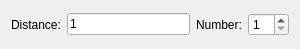
<?xml version="1.0" encoding="UTF-8"?>
<ui version="4.0">
 <class>CircleConcentric</class>
 <widget class="QWidget" name="CircleConcentric">
  <property name="geometry">
   <rect>
    <x>0</x>
    <y>0</y>
    <width>300</width>
    <height>49</height>
   </rect>
  </property>
  <layout class="QHBoxLayout">
   <item>
    <widget class="QLabel" name="label">
     <property name="text">
      <string>Distance:</string>
     </property>
     <property name="buddy">
      <cstring>Distance</cstring>
     </property>
     <property name="Shortcut" stdset="0">
      <string>,, D</string>
     </property>
    </widget>
   </item>
   <item>
    <widget class="RMathLineEdit" name="Distance">
     <property name="text">
      <string notr="true">1</string>
     </property>
     <property name="angle" stdset="0">
      <bool>false</bool>
     </property>
     <property name="defaultUnit" stdset="0">
      <number>0</number>
     </property>
    </widget>
   </item>
   <item>
    <widget class="QLabel" name="label_2">
     <property name="text">
      <string>Number:</string>
     </property>
     <property name="buddy">
      <cstring>Number</cstring>
     </property>
     <property name="Shortcut" stdset="0">
      <string>,, N</string>
     </property>
    </widget>
   </item>
   <item>
    <widget class="QSpinBox" name="Number">
     <property name="minimum">
      <number>1</number>
     </property>
    </widget>
   </item>
  </layout>
 </widget>
 <customwidgets>
  <customwidget>
   <class>RMathLineEdit</class>
   <extends>QLineEdit</extends>
   <header>RMathLineEdit.h</header>
  </customwidget>
 </customwidgets>
 <resources/>
 <connections/>
</ui>
